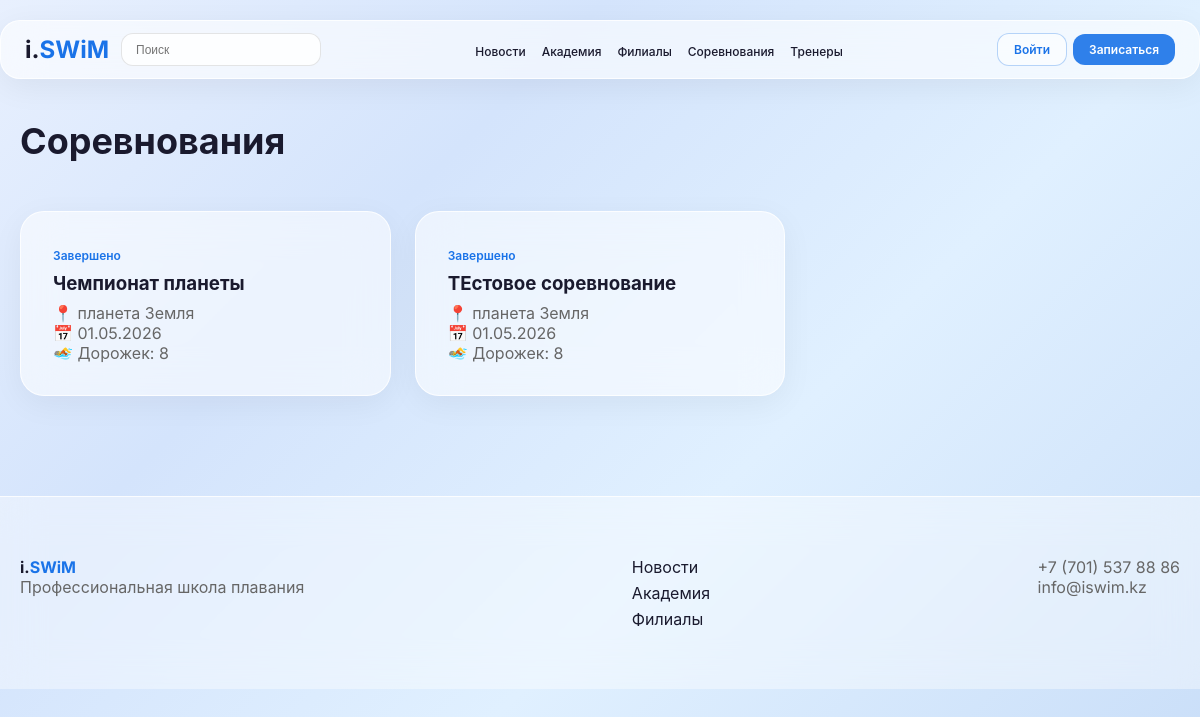
The app's page /competitions/ with its own data.
### competitions/models.py (models this page shows, shortened)
class Competition(models.Model):
    STATUS_CHOICES = [
        ('upcoming', 'Предстоящее'),
        ('registration', 'Регистрация открыта'),
        ('closed', 'Регистрация закрыта'),
        ('ongoing', 'Идёт сейчас'),
        ('finished', 'Завершено'),
        ('cancelled', 'Отменено'),
    ]
    title = models.CharField(max_length=200, verbose_name='Название')
    description = models.TextField(blank=True, verbose_name='Описание')
    location = models.CharField(max_length=300, verbose_name='Место проведения')
    branch = models.ForeignKey(Branch, on_delete=models.SET_NULL, null=True, blank=True, verbose_name='Филиал')
    start_date = models.DateField(verbose_name='Дата начала')
    end_date = models.DateField(blank=True, null=True, verbose_name='Дата окончания')
    registration_deadline = models.DateField(blank=True, null=True, verbose_name='Дедлайн заявок')
    registration_deadline_time = models.CharField(max_length=5, default="23:59", verbose_name="Время закрытия заявок")
    status = models.CharField(max_length=15, choices=STATUS_CHOICES, default='upcoming', verbose_name='Статус')
    lanes = models.PositiveIntegerField(default=6, verbose_name='Количество дорожек')
    regulation = models.FileField(upload_to='regulations/', blank=True, verbose_name='Положение (PDF)')
    created_by = models.ForeignKey(User, on_delete=models.SET_NULL, null=True, verbose_name='Создал')
    created_at = models.DateTimeField(auto_now_add=True, verbose_name='Создано')
    image = models.ImageField(upload_to='competitions/', blank=True, verbose_name='Баннер')
    class Meta:
        verbose_name = 'Соревнование'
        verbose_name_plural = 'Соревнования'
        ordering = ['start_date']

### competitions/views.py (the view)
# urls.py: path('competitions/', CompetitionListView.as_view(), name='competition_list'),
class CompetitionListView(ListView):
    model = Competition
    template_name = 'competitions/competition_list.html'
    context_object_name = 'competitions'
    queryset = Competition.objects.all().order_by('start_date')

### competitions/templatetags/competition_tags.py (called while the page is built)
@register.simple_tag(takes_context=True)
def is_secretary(context):
    user = context['user']
    return user.is_authenticated and (user.is_staff or hasattr(user, 'secretary_profile'))

### competitions/templates/competitions/competition_list.html (shortened to what this page needs)
{% extends 'core/base.html' %}
{% block content %}
<div class="container">
    <div style="display:flex;justify-content:space-between;align-items:center;margin-bottom:24px;">
        <h1 class="page-title">Соревнования</h1>
        {% load competition_tags %}
        {% is_secretary as secretary %}
    </div>
    <div style="display:grid;grid-template-columns:repeat(auto-fill,minmax(320px,1fr));gap:24px;">
        {% for comp in competitions %}
            <a href="{% url 'competition_detail' comp.pk %}" style="text-decoration:none;color:inherit;">
                <div class="glass-card" style="height:100%;">
                    <span style="font-size:12px;font-weight:600;color:#1a73e8;">{{ comp.get_status_display }}</span>
                    <h3 style="font-weight:700;margin:8px 0;">{{ comp.title }}</h3>
                    <p style="color:#666;">📍 {{ comp.location }}</p>
                    <p style="color:#666;">📅 {{ comp.start_date|date:"d.m.Y" }}</p>
                    <p style="color:#666;">🏊 Дорожек: {{ comp.lanes }}</p>
                </div>
            </a>
        {% endfor %}
    </div>
</div>
{% endblock %}

### core/templates/core/base.html (style rules this page uses)
* { margin: 0; padding: 0; box-sizing: border-box; }
body { font-family: 'Inter', -apple-system, BlinkMacSystemFont, sans-serif; background: linear-gradient(135deg, #e8f0fe 0%, #d4e4fc 30%, #e0f0ff 60%, #c8ddf8 100%); background-attachment: fixed; min-height: 100vh; color: #1a1a2e; }
.container { max-width: 1200px; margin: 0 auto; padding: 20px; }
.glass-card { background: rgba(255,255,255,0.55); backdrop-filter: blur(20px); border: 1px solid rgba(255,255,255,0.8); border-radius: 24px; padding: 32px; box-shadow: 0 8px 32px rgba(0,0,0,0.05); }
.page-title { font-size: 36px; font-weight: 700; margin-bottom: 24px; }

### records on screen
Competition: status "Завершено", title "Чемпионат планеты", location "планета Земля", start_date "01.05.2026", lanes "8"
Competition: status "Завершено", title "ТЕстовое соревнование", location "планета Земля", start_date "01.05.2026", lanes "8"
